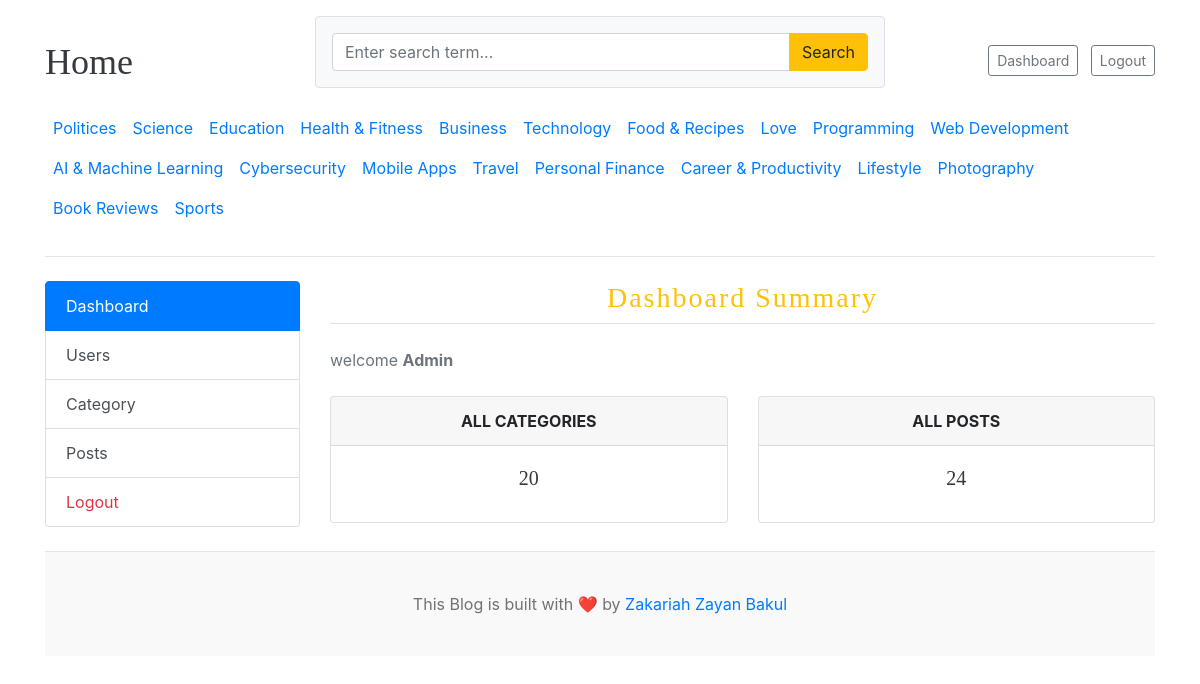
The page /dashboard/ (signed in) on the database its author committed.
### blogs/models.py (models this page shows, shortened)
class Categories(models.Model):
    Category_name = models.CharField(max_length=50, unique=True)
    Author = models.ForeignKey(User, on_delete=models.CASCADE, null=True, blank=True)
    Created_at = models.DateTimeField(auto_now_add=True)
    Updated_at = models.DateTimeField(auto_now=True)
    class Meta:
        verbose_name_plural = "Categories"

### dashboards/views.py (the view)
# urls.py: path('dashboard/', include('dashboards.urls')),
@login_required(login_url='login')
def dashboard(request):
    context = {
        'category_count': Categories.objects.count(),
        'post_count': Blog.objects.count(),
    }
    return render(request, 'dashboard/dashboard.html', context)

### blogs/context_processors.py (called while the page is built)
def get_categories(request):
    categories = Categories.objects.all()
    return dict(categories=categories)

def get_social_links(request):
    social_links = SocialLink.objects.all()
    return dict(social_links=social_links)

### templates/dashboard/dashboard.html (shortened to what this page needs)
{% extends 'base.html' %}
{% block content %}
<div class="row mt-4">
    {% include 'dashboard/sidebar.html' %}
	<div class="col-md-9">
		<h3 class="pb-2 mb-4 border-bottom text-warning text-center" style="letter-spacing: 2px;">Dashboard Summary</h3>
		<span class="text-muted text-left d-block mb-4">welcome <b>{{ user }}</b></span>
		<div class="row">
			<div class="col">
				<div class="card border-default mb-3">
					<div class="card-header text-center text-uppercase font-weight-bold">all Categories</div>
                        <div class="card-body text-dark">
                          <h5 class="card-title text-center">{{ category_count }}</h5>
					    </div>
				    </div>
			    </div>
			<div class="col">
				<div class="card border-default mb-3">
                    <div class="card-header text-center text-uppercase font-weight-bold">all Posts</div>
					<div class="card-body text-dark">
						<h5 class="card-title text-center">{{ post_count }}</h5>
					</div>
				</div>
			</div>
		</div>
	</div>
</div>
{% endblock %}

### templates/base.html (shortened to what this page needs)
{% load static %}
<!DOCTYPE html>
<html lang="en">
<head>
    <link href="https://getbootstrap.com/docs/4.0/dist/css/bootstrap.min.css" rel="stylesheet">
    <link href="{% static 'css/blog.css' %}" rel="stylesheet">
    <link rel="stylesheet" href="https://cdnjs.cloudflare.com/ajax/libs/font-awesome/4.7.0/css/font-awesome.min.css">
  </head>
  <body>
    <div class="container">
      <header class="blog-header py-3">
        <div class="row flex-nowrap justify-content-between align-items-center">
          <div class="col-3 pt-1">
            <a class="blog-header-logo text-dark" href="/">Home</a>
          </div>
          <div class="p-3 mb-3 col-6 bg-light rounded border">
            <form action="{% url 'search' %}" method="GET">
              <div class="input-group">
                <input type="text" class="form-control" name="keyword" value='{{ keyword }}' placeholder="Enter search term...">
                <div class="input-group-append">
                <button type="submit" class="btn btn-warning" id="button-search">Search</button>
                </div>
              </div>
            </form>
          </div>
          <div class="col-3 d-flex justify-content-end align-items-center">
            {% if not user.is_authenticated %}
            <a class="btn btn-sm btn-warning" href="{% url 'login' %}"> Login</a> &nbsp;
            <a class="btn btn-sm btn-outline-secondary" href="{% url 'register' %}">Register</a>
            {% else %}
            <a class="btn btn-sm btn-outline-secondary" href="{% url 'dashboard' %}">Dashboard</a> &nbsp;
            <a class="btn btn-sm btn-outline-secondary ml-2" href="{% url 'logout' %}">Logout</a>
            {% endif %}
          </div>
        </div>
        <div class="nav-scroller py-1 mb-2">
            <nav class="nav d-flex ">
                {% for cat in categories %}
            <a class="p-2" href="{% url 'post_by_category' cat.id %}">{{ cat.Category_name }}</a>
                {% endfor %}
            </nav>
        </div>
      </header>
      {% block content %}
      {% endblock %}
    <footer class="blog-footer">
      <p>This Blog is built with ❤️ by <a href="https://github.com/Bakul620">Zakariah Zayan Bakul</a></p>
    </footer>
  </body>
</html>

### static/css/blog.css (style rules this page uses)
.blog-header { border-bottom: 1px solid #e5e5e5; }
.blog-header-logo { font-family: "Playfair Display", Georgia, "Times New Roman", serif; font-size: 2.25rem; }
h1, h2, h3, h4, h5, h6 { font-family: "Playfair Display", Georgia, "Times New Roman", serif; }
.blog-footer { padding: 2.5rem 0; color: #727272; text-align: center; background-color: #f9f9f9; border-top: .05rem solid #e5e5e5; }
.blog-footer p:last-child { margin-bottom: 0; }

### rows shown on the page
Categories: Category_name "Politices"
Categories: Category_name "Science"
Categories: Category_name "Education"
Categories: Category_name "Health & Fitness"
Categories: Category_name "Business"
Categories: Category_name "Technology"
Categories: Category_name "Food & Recipes"
Categories: Category_name "Love"
Categories: Category_name "Programming"
Categories: Category_name "Web Development"
Categories: Category_name "AI & Machine Learning"
Categories: Category_name "Cybersecurity"
Categories: Category_name "Mobile Apps"
Categories: Category_name "Travel"
Categories: Category_name "Personal Finance"
Categories: Category_name "Career & Productivity"
Categories: Category_name "Lifestyle"
Categories: Category_name "Photography"
Categories: Category_name "Book Reviews"
Categories: Category_name "Sports"

### other values the page prints
{{ user }} "Admin"
{{ category_count }} "20"
{{ post_count }} "24"
